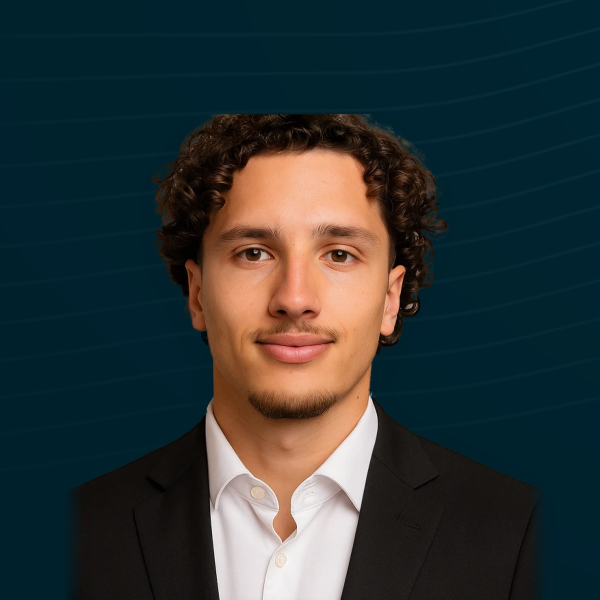
#> input picture nazar-linkedin/NAZAR-photo-profil-3.jpg, 1200 x 1200 px, given in place of decoupe.png, which was not available (shown at 1/2 size)
$ python photo2-compose.py
#> lines starting #> are read from the running program, lines starting #| are printed output that depends on the picture; pictures that were not available may be replaced by others from this repository, and a replacement may not be noted
### nazar-linkedin/sources/fond_banniere.py
# -*- coding: utf-8 -*-
"""Reproduit en calcul le fond de la banniere, pour pouvoir l'evaluer
n'importe ou, y compris sous son bord bas.

Le navigateur ne sait dessiner que les 1584 x 396 de la banniere. Or le
cercle de la photo de profil deborde en dessous. Il faut donc la meme
formule, mais prolongeable. Elle est verifiee contre le rendu du navigateur
avant d'etre utilisee.
"""
import math
import numpy as np

L, H = 1584.0, 396.0                      # dimensions de la banniere
NUIT, PROF, HAUT = (0x00,0x21,0x2c), (0x00,0x30,0x3f), (0x0a,0x4a,0x60)
ACC = (0x7f, 0xd8, 0xee)
VOILE = (0, 33, 44)

def _degrade(x, y):
    """radial-gradient(130% 150% at 88% 12%, #0a4a60 0%, #00303f 42%, #00212c 100%)"""
    cx, cy, rx, ry = .88*L, .12*H, 1.30*L, 1.50*H
    t = np.clip(np.sqrt(((x-cx)/rx)**2 + ((y-cy)/ry)**2), 0, 1)
    img = np.empty(x.shape + (3,), np.float64)
    for i in range(3):
        a, b, c = HAUT[i], PROF[i], NUIT[i]
        img[..., i] = np.where(t < .42, a + (b-a)*(t/.42), b + (c-b)*((t-.42)/.58))
    return img

def _courbe(i, n, xs):
    """Ordonnee de la i-eme ligne de niveau, aux abscisses xs.

    Les beziers du SVG ont leurs points de controle a la meme ordonnee que
    leurs extremites : on les echantillonne puis on interpole, plutot que de
    les rasteriser."""
    t = i/float(n-1)
    base = -H*.34 + t*H*1.46
    amp = H*(.085 + .055*math.sin(t*math.pi))
    pas = L/7.0
    px, py = [], []
    for k in range(8):
        px.append(k*pas)
        py.append(base + amp*math.sin(k*.82 + t*2.1) - t*H*.05)
    ex, ey = [], []
    u = np.linspace(0, 1, 160)
    for k in range(1, 8):
        x0, y0, x1, y1 = px[k-1], py[k-1], px[k], py[k]
        c0x, c1x = x0 + pas*.45, x1 - pas*.45
        bx = (1-u)**3*x0 + 3*(1-u)**2*u*c0x + 3*(1-u)*u**2*c1x + u**3*x1
        by = (1-u)**3*y0 + 3*(1-u)**2*u*y0 + 3*(1-u)*u**2*y1 + u**3*y1
        ex.append(bx); ey.append(by)
    ex = np.concatenate(ex); ey = np.concatenate(ey)
    o = np.argsort(ex)
    return np.interp(xs, ex[o], ey[o]), .16*(.45 + .55*math.sin(t*math.pi))

def _lignes(img, x, y, n=26, epaisseur=1.6):
    xs = x[0] if x.ndim == 2 else x
    for i in range(n):
        yc, o = _courbe(i, n, xs)
        d = np.abs(y - yc[None, :])
        couv = np.clip(epaisseur/2.0 + .5 - d, 0, 1) * o
        for c in range(3):
            img[..., c] = img[..., c]*(1-couv) + ACC[c]*couv
    return img

def _voile(img, x, y):
    """linear-gradient(100deg, rgba(0,33,44,.92), rgba(0,33,44,.55) 34%, rgba(0,33,44,0) 62%)"""
    a = math.radians(100.0)
    dx, dy = math.sin(a), -math.cos(a)
    lg = abs(L*math.sin(a)) + abs(H*math.cos(a))
    p = .5 + ((x - L/2)*dx + (y - H/2)*dy)/lg
    al = np.where(p < 0, .92,
         np.where(p < .34, .92 + (.55-.92)*(p/.34),
         np.where(p < .62, .55 + (0-.55)*((p-.34)/.28), 0.0)))
    for c in range(3):
        img[..., c] = img[..., c]*(1-al) + VOILE[c]*al
    return img

def rendu(x0, y0, x1, y1, taille):
    """Le fond de la banniere sur le rectangle demande, en `taille` pixels."""
    xs = x0 + (np.arange(taille) + .5)*(x1-x0)/taille
    ys = y0 + (np.arange(taille) + .5)*(y1-y0)/taille
    x, y = np.meshgrid(xs, ys)
    img = _degrade(x, y)
    img = _lignes(img, x, y)
    img = _voile(img, x, y)
    return np.clip(img, 0, 255)

### nazar-linkedin/sources/photo2-compose.py
# -*- coding: utf-8 -*-
"""Pose un portrait detoure sur la portion de banniere que le cercle de
LinkedIn recouvre, comme pour la premiere photo.

Difference avec la precedente : la source est carree et le sujet y touche
les trois bords. Le cadrage ne peut donc pas s'elargir autant. Il est calcule
pour que le sommet des cheveux tombe a la meme hauteur relative, le buste
atteignant toujours le bas du cadre : c'est ce qui evite un buste flottant.
"""
import math, os, sys
sys.path.insert(0, os.path.dirname(os.path.abspath(__file__)))
import numpy as np
from PIL import Image, ImageFilter
import fond_banniere as FB

COTE = 1200
ZONE = (54.0, 210.5, 360.3, 516.9)   # releve sur une capture du profil
HAUT_CHEVEUX = 0.19                  # part du cadre laissee au-dessus de la tete

def decontamine(src_rgb, al, fond):
    """Retire du bord la couleur du fond d'origine.

    Un pixel de bord n'est ni le sujet ni le fond, mais leur melange :
      observe = a x sujet + (1 - a) x fond
    Le fond est ici un gris uniforme, mesure a #f0eae3 avec un ecart type de
    5,6 : il est donc connu, et la vraie couleur du sujet se retrouve par
    calcul. Sans cela, les meches gardent la clarte du studio et dessinent un
    halo pale des qu'on les pose sur du bleu nuit.

    En dessous de 25 % d'opacite la division amplifie le bruit du masque
    plutot qu'elle ne retire le gris : ces pixels sont laisses tels quels.
    """
    a = al[..., None] / 255.0
    sujet = np.where(a > 0.25, (src_rgb - (1 - a) * fond) / np.maximum(a, 1e-6), src_rgb)
    sujet = np.clip(sujet, 0, 255)

    # La division reste instable entre un quart et la moitie d'opacite : quand
    # le pixel observe depasse a peine le fond, la couleur reconstituee part
    # vers le blanc et les meches ressortent blanchies. On la plafonne donc par
    # celle du sujet voisin : un pixel de bord ne peut pas etre plus clair que
    # le plus clair des pixels pleins qui l'entourent.
    def clarte(x):
        return .299 * x[..., 0] + .587 * x[..., 1] + .114 * x[..., 2]
    plein = np.where(al > 240, clarte(src_rgb), 0).astype(np.uint8)
    voisin = np.asarray(Image.fromarray(plein).filter(ImageFilter.MaxFilter(15))).astype(np.float32)
    cl = clarte(sujet)
    trop = (al > 4) & (al < 250) & (cl > voisin * 1.06) & (voisin > 0)
    facteur = np.where(trop, (voisin * 1.06) / np.maximum(cl, 1e-6), 1.0)
    return np.clip(sujet * facteur[..., None], 0, 255)

def nettoie(im, marge=34):
    """Estompe le sujet le long des bords de la source, la ou il est coupe net.

    Pas de filtre de teinte ici : le fond d'origine est un gris uniforme, il
    ne deteint pas, et les cheveux roux auraient ete les premiers a souffrir
    d'une regle calibree sur du feuillage vert.
    """
    a = np.asarray(im).astype(np.float32)
    al = a[..., 3]
    h, w = al.shape
    g = np.clip(np.arange(w) / float(marge), 0, 1)
    al *= np.minimum(g, g[::-1])[None, :]
    gb = np.clip(np.arange(h)[::-1] / float(marge), 0, 1)
    al *= np.maximum(gb, 0)[:, None] * 0 + 1.0   # bas conserve : il borde le cadre
    a[..., 3] = al
    return Image.fromarray(np.clip(a, 0, 255).astype(np.uint8))

def cadre(im, h_src):
    al = np.asarray(im)[..., 3]
    ys, xs = np.where(al > 24)
    y0, y1 = ys.min(), ys.max()
    bande = al[y0:y0 + int((y1 - y0) * .45)]
    bxs = np.where(bande.max(axis=0) > 24)[0]
    cxv = (bxs.min() + bxs.max()) / 2.0
    tete = bxs.max() - bxs.min()
    # le bas du cadre colle au bas de la source ; de la decoule la seule taille
    # de cadre qui place le sommet des cheveux a la hauteur voulue
    cote = (h_src - y0) / (1.0 - HAUT_CHEVEUX)
    cote = min(cote, tete * 2.52)        # jamais plus large que la premiere photo
    gy = h_src - cote
    gx = cxv - cote / 2.0
    print('   tete %d px, cote %.0f (%.2f x tete), sommet des cheveux a %.0f %%'
          % (tete, cote, cote / tete, (y0 - gy) / cote * 100))
    return (int(round(gx)), int(round(gy)), int(round(gx + cote)), int(round(gy + cote)))

def fabrique(src_png, sortie, src_brut='source.webp'):
#> called with src_png = 'decoupe.png', sortie = 'NAZAR-photo-profil-2.jpg', src_brut = 'source.webp'
    masque = Image.open(src_png).convert('RGBA')
    al = np.asarray(masque)[..., 3].astype(np.float32)
#> al: shape (1200, 1200) float32; every value is 255
    rgb = np.asarray(Image.open(src_brut).convert('RGB')).astype(np.float32)
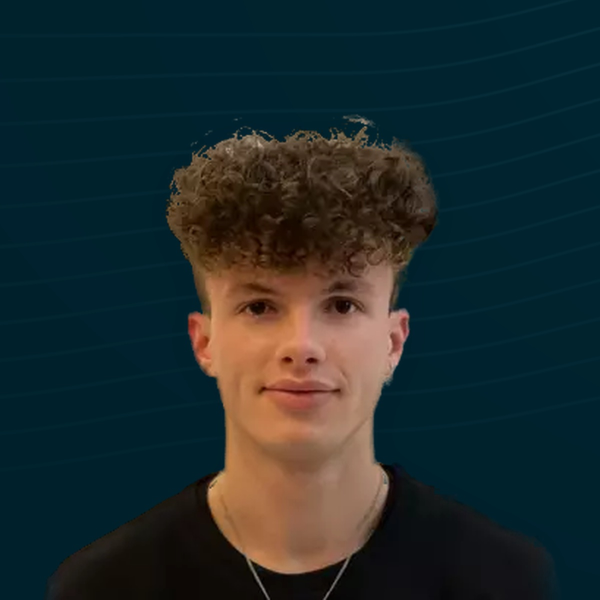
#> input picture nazar-linkedin/NAZAR-photo-profil-4.jpg, 1200 x 1200 px, given in place of source.webp, which was not available (shown at 1/2 size)
    fond = np.median(rgb[al < 4], axis=0)
#> fond = [nan, nan, nan]
    print('   fond d\'origine mesure : #%02x%02x%02x' % tuple(fond.astype(int)))
#|    fond d'origine mesure : #-8000000000000000-8000000000000000-8000000000000000
    couleur = decontamine(rgb, al, fond)
#> in decontamine, `a = al[..., None] / 255.0`: a: shape (1200, 1200, 1) float32; every value is 1
#> in decontamine, `sujet = np.where(a > 0.25, (src_rgb - (1 - a) * fond) / np.maximum(a, ..`: sujet: shape (1200, 1200, 3) float32; every value is NaN or infinite
#> in decontamine, `voisin = np.asarray(Image.fromarray(plein).filter(ImageFilter.MaxFilte..`:
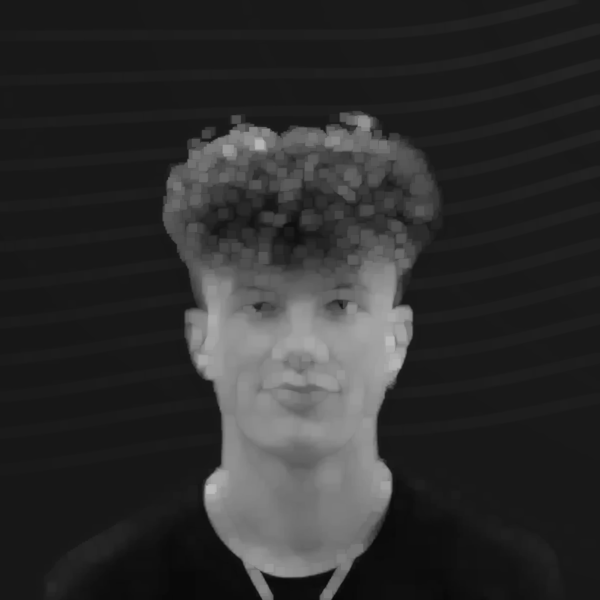
#> voisin: shape (1200, 1200) float32 (shown at 1/2 size); min 7, max 189, mean 45.8
#> in clarte (call 2), `return .299 * x[..., 0] + .587 * x[..., 1] + .114 * x[..., 2]`: returned value: shape (1200, 1200) float32; every value is NaN or infinite
#> in decontamine, `trop = (al > 4) & (al < 250) & (cl > voisin * 1.06) & (voisin > 0)`: trop: shape (1200, 1200) bool; every value is 0
    # Le masque est bruite dans les meches fines : une nuee de pixels a tres
    # faible opacite, que la decontamination laisse au gris du studio faute de
    # pouvoir les corriger. Ils n'apportent que du voile sur fond sombre. Le
    # bas de l'echelle d'opacite est donc ramene a zero, et le reste reetale :
    # les cheveux perdent un peu d'epaisseur, le halo disparait.
    al = np.clip((al / 255.0 - 0.18) / 0.82, 0, 1) * 255.0
    propre = np.concatenate([couleur, al[..., None]], axis=2)
#> propre: shape (1200, 1200, 4) float32; 75% of the values are NaN or infinite; the others: min 255, max 255, mean 255
    brut = Image.fromarray(np.clip(propre, 0, 255).astype(np.uint8), 'RGBA')
    im = nettoie(brut)
#> in nettoie, `al *= np.minimum(g, g[::-1])[None, :]`:
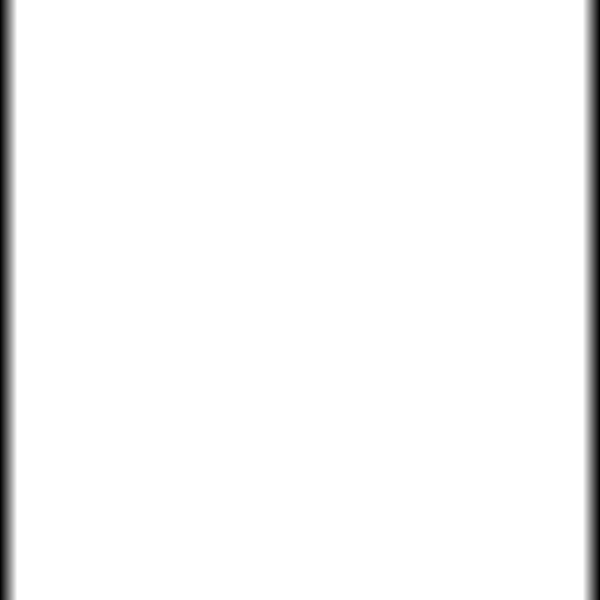
#> al: shape (1200, 1200) float32 (shown at 1/2 size); min 0, max 255, mean 247.6
#> in nettoie, `a[..., 3] = al`:
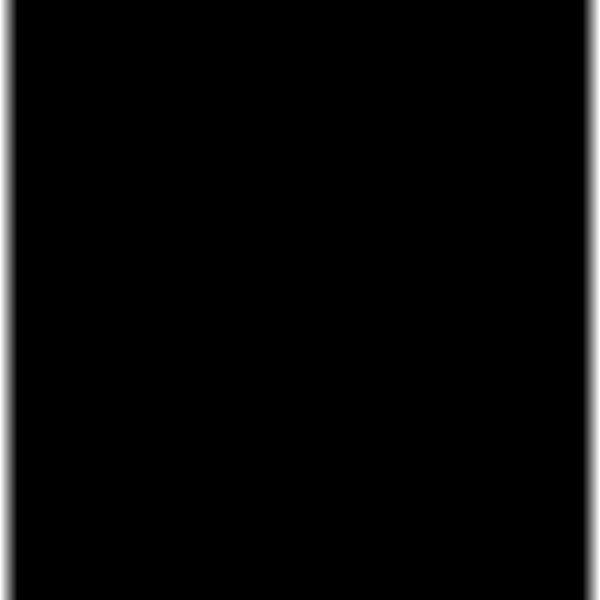
#> a: shape (1200, 1200, 4) float32 (shown at 1/2 size); mean R, G, B, A 0, 0, 0, 248.5; transparent parts drawn white
    g = cadre(im, brut.size[1])
#> in cadre, `y0, y1 = ys.min(), ys.max()`: y0 = 0; y1 = 1199
#> in cadre, `bande = al[y0:y0 + int((y1 - y0) * .45)]`:
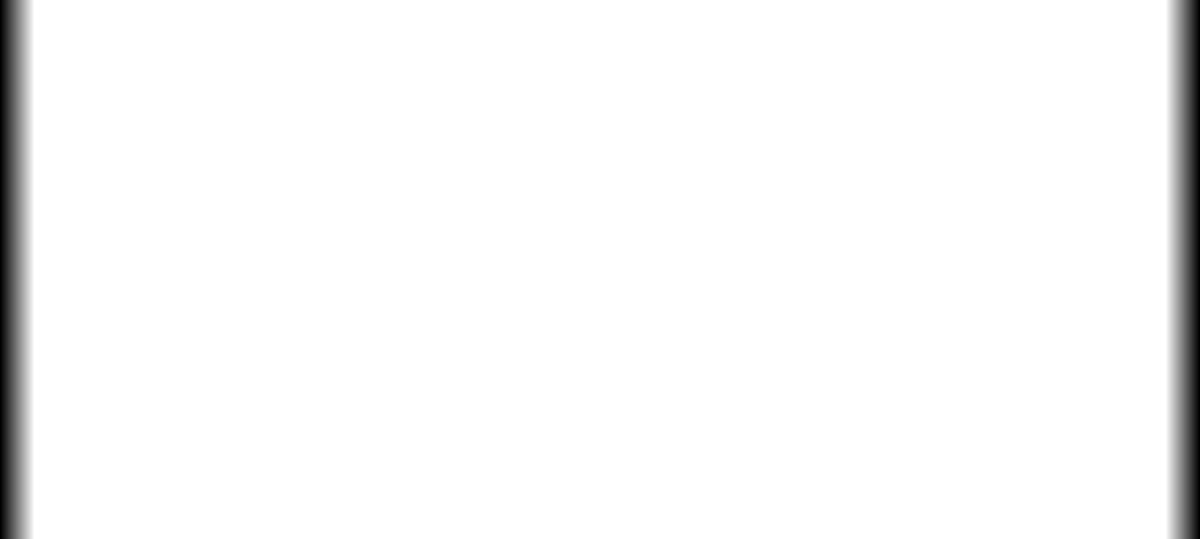
#> bande: shape (539, 1200); min 0, max 255, mean 247.5
#> in cadre, `bxs = np.where(bande.max(axis=0) > 24)[0]`: bxs = 1192 values from 4 to 1195
#> in cadre, `cxv = (bxs.min() + bxs.max()) / 2.0`: cxv = 599.5
#> in cadre, `tete = bxs.max() - bxs.min()`: tete = 1191
#> in cadre, `cote = (h_src - y0) / (1.0 - HAUT_CHEVEUX)`: cote = 1481.5
#> in cadre, `gy = h_src - cote`: gy = -281.5
#> in cadre, `gx = cxv - cote / 2.0`: gx = -141.2
#|    tete 1191 px, cote 1481 (1.24 x tete), sommet des cheveux a 19 %
#> g = (-141, -281, 1340, 1200)
    toile = Image.new('RGBA', (g[2] - g[0], g[3] - g[1]), (0, 0, 0, 0))
#> toile: PIL image 1481x1481 RGBA; every value is 0
    toile.paste(im, (-g[0], -g[1]))
    toile = toile.resize((COTE, COTE), Image.LANCZOS)
#> toile: PIL image 1200x1200 RGBA

    base = Image.fromarray(FB.rendu(ZONE[0], ZONE[1], ZONE[2], ZONE[3], COTE)
                             .astype(np.uint8)).convert('RGBA')
    ombre = Image.new('RGBA', (COTE, COTE), (0, 0, 0, 0))
#> ombre: PIL image 1200x1200 RGBA; every value is 0
    ombre.putalpha(toile.getchannel('A').filter(ImageFilter.GaussianBlur(34))
                        .point(lambda v: int(v * .16)))
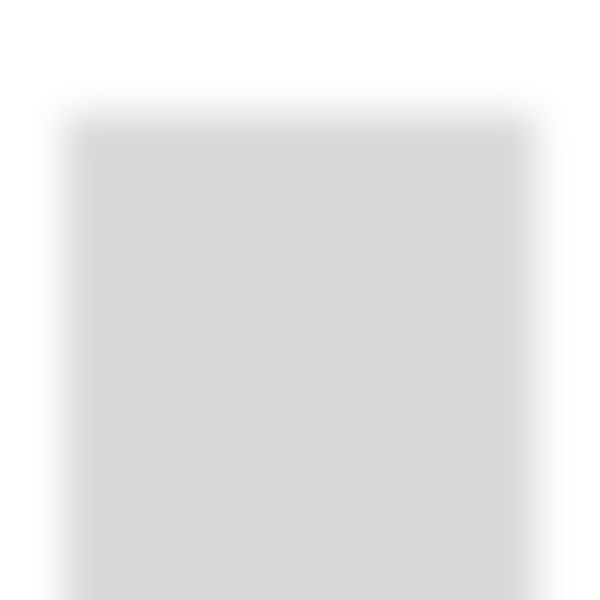
#> ombre: PIL image 1200x1200 RGBA (shown at 1/2 size); mean R, G, B, A 0, 0, 0, 25.5; transparent parts drawn white
    base.paste((0, 11, 17), (0, 12), ombre.getchannel('A'))
    base.alpha_composite(toile)
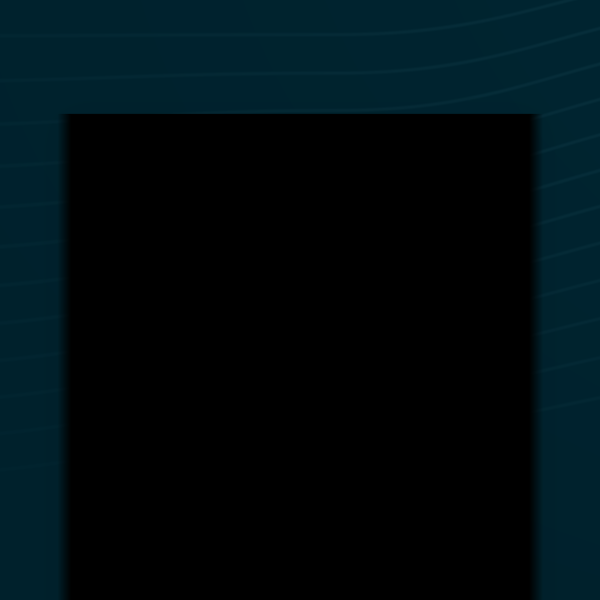
#> base: PIL image 1200x1200 RGBA (shown at 1/2 size); mean R, G, B, A 0.1, 12.5, 16.6, 255
    base.convert('RGB').save(sortie, quality=95)
    print('->', sortie)

fabrique('decoupe.png', 'NAZAR-photo-profil-2.jpg')
